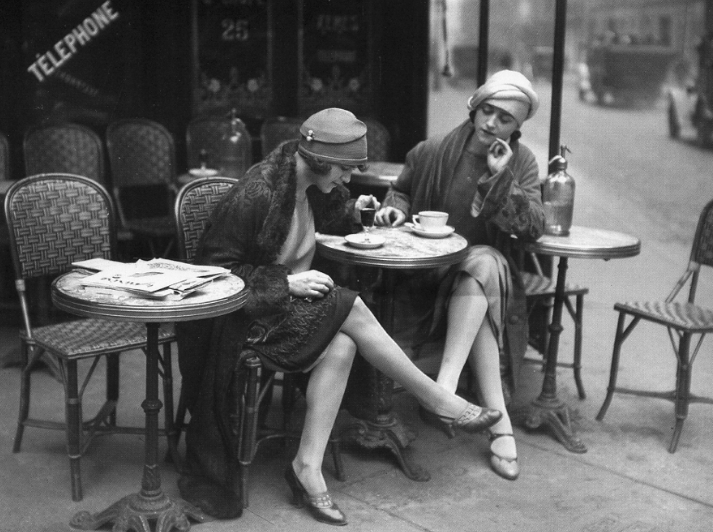
#> input picture assets/img/cafe.png, 713 x 532 px
$ python B_jpeg_NB.py
#> lines starting #> are read from the running program, lines starting #| are printed output that depends on the picture
""" quelques liens"""


"""
Divers documents/tutoriel intéressant sur JPEG. Mais faites en priorité le TP

Celui qui a inspiré ce TP :
https://inst.eecs.berkeley.edu/~ee123/sp16/Sections/JPEG_DCT_Demo.html

En français, sympa (aussi dans le dossier biblio) :
https://lehollandaisvolant.net/science/jpg/

Plus détaillé, le cours d'Andrea Dragut dans le dossier biblio

Un document en anglais où la partie "encodage de Huffman est bien détaillée: "
https://www.hdm-stuttgart.de/~maucher/Python/MMCodecs/html/jpegUpToQuant.html
"""

"""
Le dernier algo de compression JPEG est tout récent. Il faut savoir que JPEG est une norme qui définit
un formal de donnée que tous les logiciels/navigateur savent transformer en image RGB (= décompresser).
 Par contre,les algorithmes de compression sont  nombreux.
 L'algo Guetzli ci-dessous a l'avantage de mieux compresser, et le désavantage d'être plus lent.
https://www.developpez.com/actu/124269/Google-presente-son-algorithme-de-compression-JPEG-baptise-Guetzli-qui-promet-des-reductions-de-taille-de-35-pourcent-sans-trop-perdre-en-qualite/
"""

import numpy as np
import matplotlib.pyplot as plt
import scipy


from scipy import ndimage
from scipy import fftpack


np.set_printoptions(precision=2,linewidth=5000)


"""changez le chemin pour changer l'image"""
def readIm():
    return ndimage.imread("../assets/img/cafe.png")
#> returned value is the input picture: shape (532, 713); min 4, max 254, mean 94.8


"""on affiche l'image"""
def step0():
    im=readIm()
    plt.imshow(im,cmap='gray')
    plt.show()


""" la dct2 s'obtient en appliquant deux fois la dct1, une fois sur les lignes, puis une fois sur les colonnes """
def dct2(a):
    return scipy.fftpack.dct( scipy.fftpack.dct( a, axis=0, norm='ortho' ), axis=1, norm='ortho' )

def idct2(a):
    return scipy.fftpack.idct( scipy.fftpack.idct( a, axis=0 , norm='ortho'), axis=1 , norm='ortho')

"""test"""
def step2():
    a=np.ones((5,5))
    print(dct2(a))


"""on affiche tous les éléments de la base. Expliquez comment on procède"""
def step4():
    for i in range(8):
        for j in range(8):
            a=np.zeros((8,8))
            a[i,j]=1
            plt.subplot(8,8,i*8+j+1)
            plt.axis('off')
            plt.imshow(idct2(a),cmap='gray',interpolation='nearest')
    plt.show()


"""découpage de l'image en carré 8*8, passage au dct de chacune de chacun des carré """
def cutAndTransform(im):
    im_size = im.shape
#> im_size = (532, 713)
    dct = np.zeros(im_size)

    """ np.r_  permet de faire des listes d'indice avec une syntaxe qui nous est familière"""
    for i in np.r_[:im_size[0]:8]:
        for j in np.r_[:im_size[1]:8]:
            dct[i:(i + 8), j:(j + 8)] = dct2(im[i:(i + 8), j:(j + 8)])
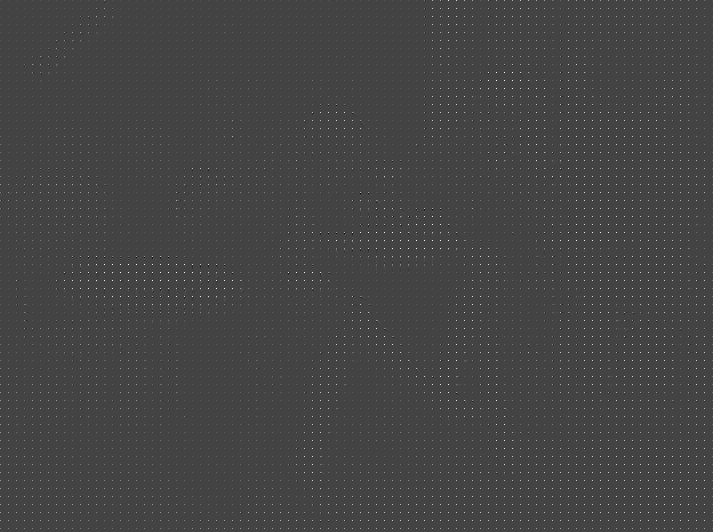
#> dct: shape (532, 713) float64; min -708.2, max 1959.1, mean 11.9; drawn with min black and max white

    return dct


def step5():
    im = readIm()
    dct=cutAndTransform(im)

    plt.imshow(dct, cmap='gray', interpolation='nearest')
    plt.title("8x8 DCTs of the image")
    plt.show()


"""suppression de tous les coefficients inférieur à un seuil"""
def threshold(dct, thresh):
#> called with thresh = 0.01
    return dct * (abs(dct) > (thresh * np.max(dct)))
#> call 2 of threshold, with thresh = 0.5
#> in threshold (call 2), `return dct * (abs(dct) > (thresh * np.max(dct)))`:
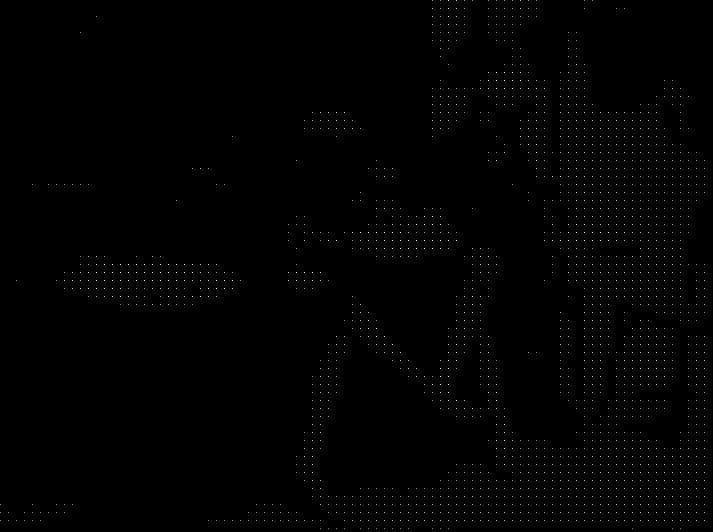
#> returned value: shape (532, 713) float64; min 0, max 1959.1, mean 6.5; drawn with min black and max white


def step7():
    im = readIm()
    dct = cutAndTransform(im)
    dct_thresh=threshold(dct, 0.01)
    print("proportion de non zéro" , np.sum(dct_thresh != 0.0) / (im.shape[0]*im.shape[1]) )


    vmax=np.max(dct) * 0.01
    plt.subplot(1,2,1)
    plt.imshow(dct, cmap='gray', vmax=vmax, vmin=0)
    plt.title("dct")
    plt.subplot(1,2,2)
    plt.imshow(dct_thresh, cmap='gray', vmax=vmax, vmin=0)
    plt.title("dct thresholded")

    plt.show()


"""reconstruction de l'image par idct"""
def recons(dct_thresh):
    im_size=dct_thresh.shape
#> im_size = (532, 713)
    res = np.zeros(im_size)

    for i in np.r_[:im_size[0]:8]:
        for j in np.r_[:im_size[1]:8]:
            res[i:(i + 8), j:(j + 8)] = idct2(dct_thresh[i:(i + 8), j:(j + 8)])
    return res


def step9():
    im = readIm()
    dct = cutAndTransform(im)
    dct_thresh1 = threshold(dct, 0.01)
    dct_thresh2 = threshold(dct, 0.5)
    im_comp1=recons(dct_thresh1)
    im_comp2=recons(dct_thresh2)
#> after the loop in recons (call 2), `for i in np.r_[:im_size[0]:8]:`:
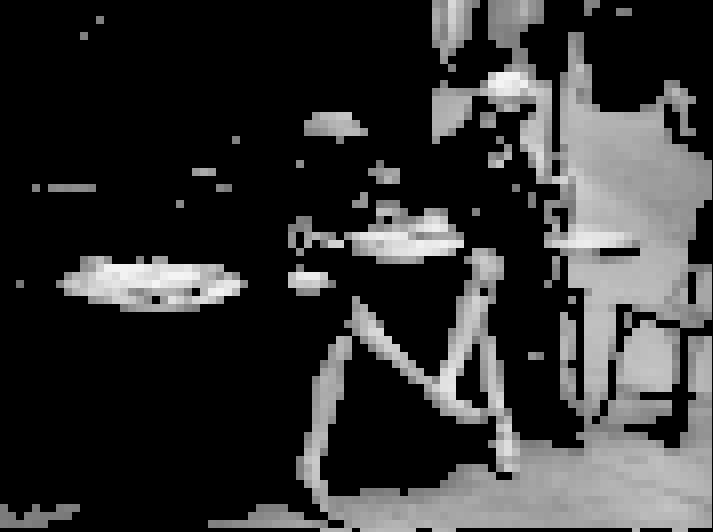
#> res: shape (532, 713) float64; min 0, max 244.9, mean 51.7
    plt.figure()
    plt.imshow(np.hstack((im, im_comp1,im_comp2)), cmap='gray')
    plt.title("Comparison between original and DCT compressed images, 0.1 and 0.3")
    plt.show()
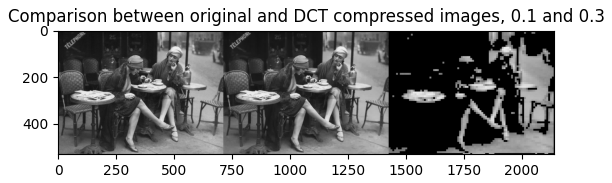
#> figure drawn by matplotlib, 1 panel


step9()

$ run again, with assets/img/Ahibu.png copied over assets/img/cafe.png
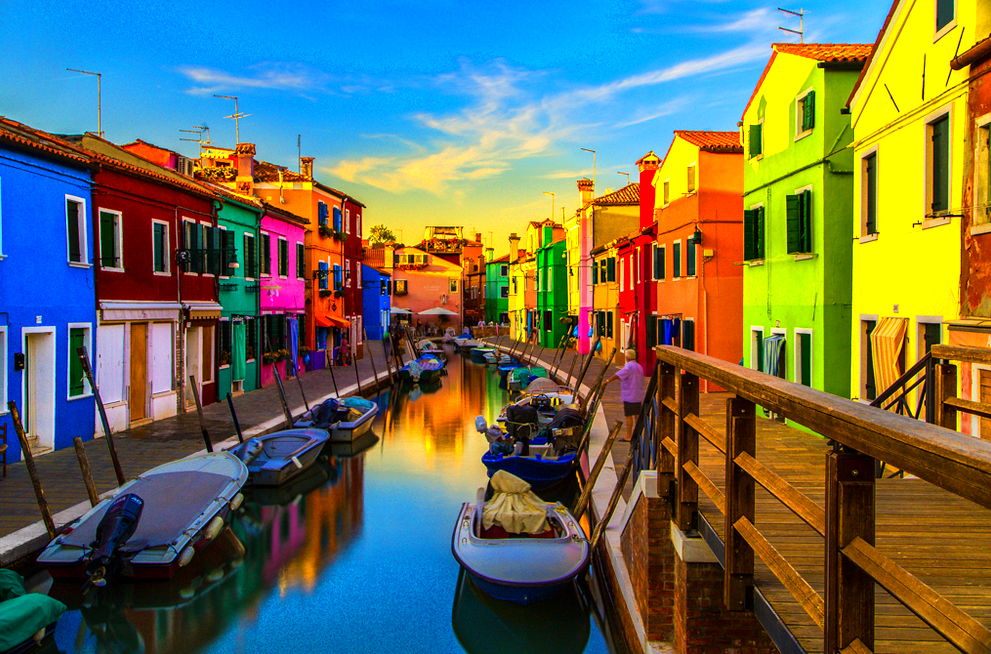
#> input picture assets/img/Ahibu.png, 991 x 654 px
#> in readIm, returned value is the input picture: shape (654, 991, 3); mean R, G, B 104.8, 111.4, 88.3
#> after the loop in recons (call 2), `for i in np.r_[:im_size[0]:8]:`:
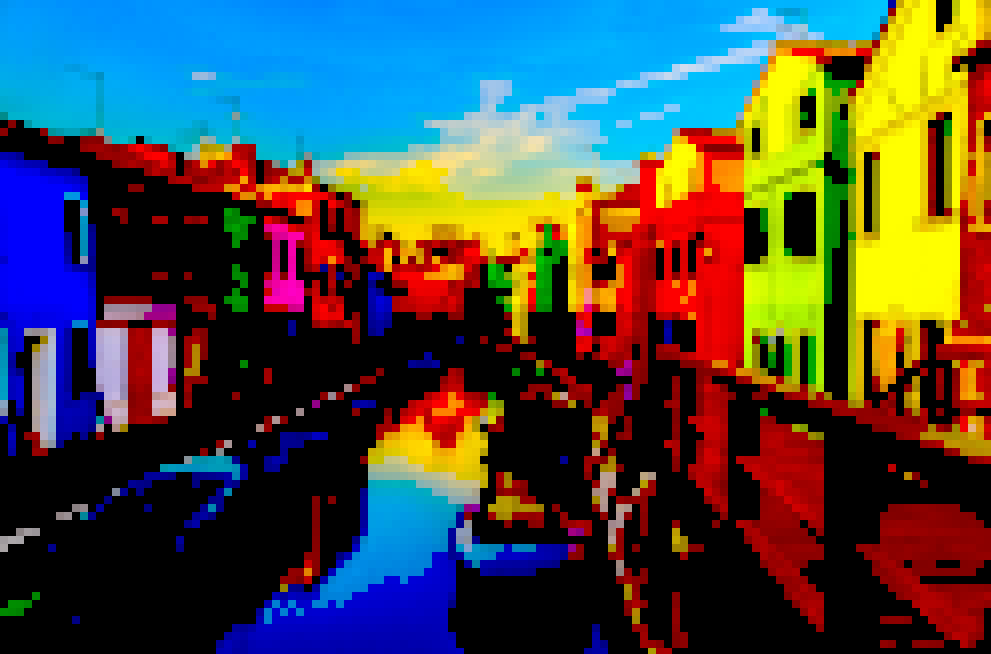
#> res: shape (654, 991, 3) float64; mean R, G, B 73.8, 73.4, 68; drawn with min black and max white
#> in step9, `plt.show()`:
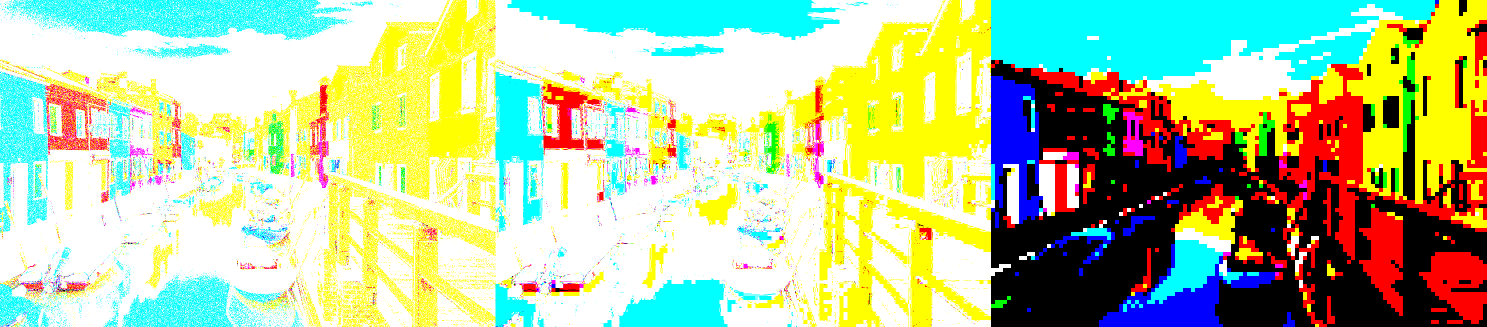
#> shown: shape (654, 2973, 3) float64 (shown at 1/2 size); mean R, G, B 0.708, 0.783, 0.608

$ run again, with assets/img/all.png copied over assets/img/cafe.png
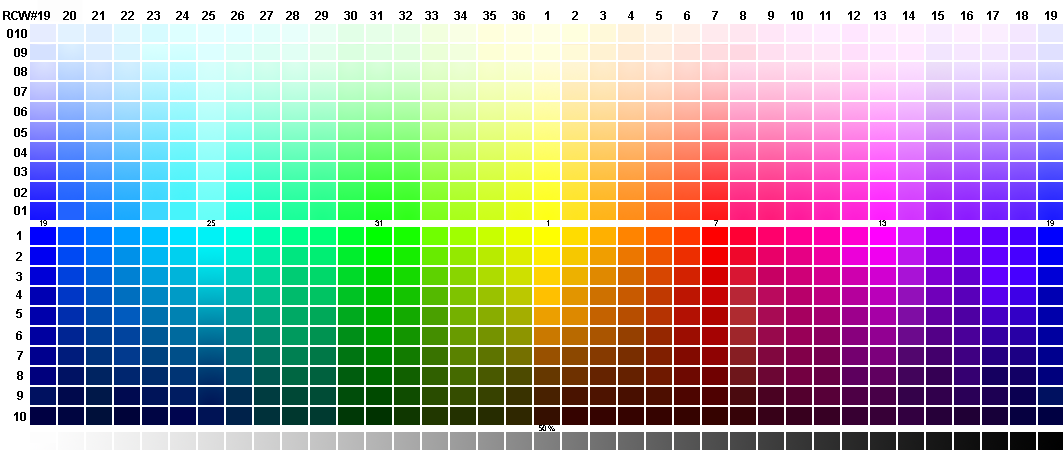
#> input picture assets/img/all.png, 1063 x 454 px
#> in readIm, returned value is the input picture: shape (454, 1063, 3); mean R, G, B 166, 164.5, 168.8
#> after the loop in recons (call 2), `for i in np.r_[:im_size[0]:8]:`:
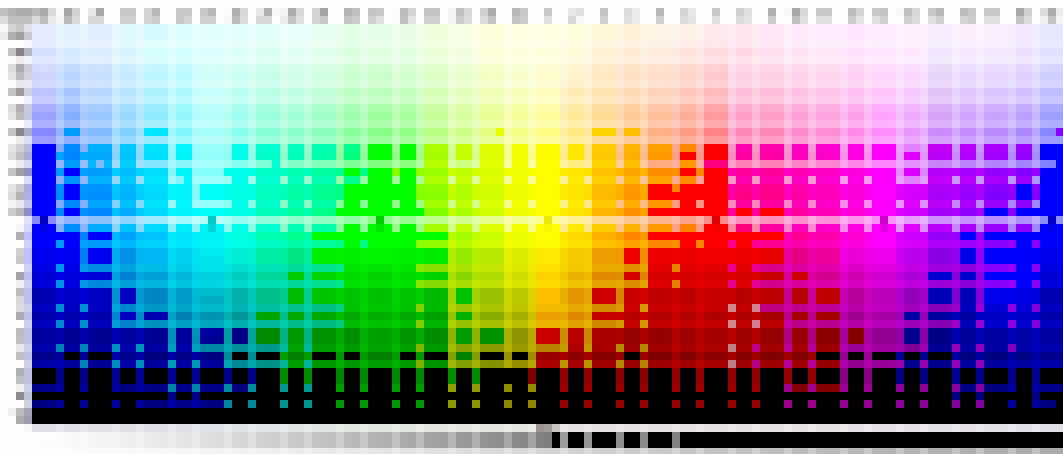
#> res: shape (454, 1063, 3) float64; mean R, G, B 145.4, 143.3, 148.8; drawn with min black and max white
#> in step9, `plt.show()`:
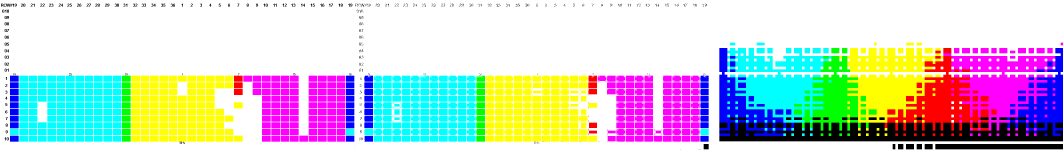
#> shown: shape (454, 3189, 3) float64 (shown at 1/3 size); mean R, G, B 0.8, 0.815, 0.818
